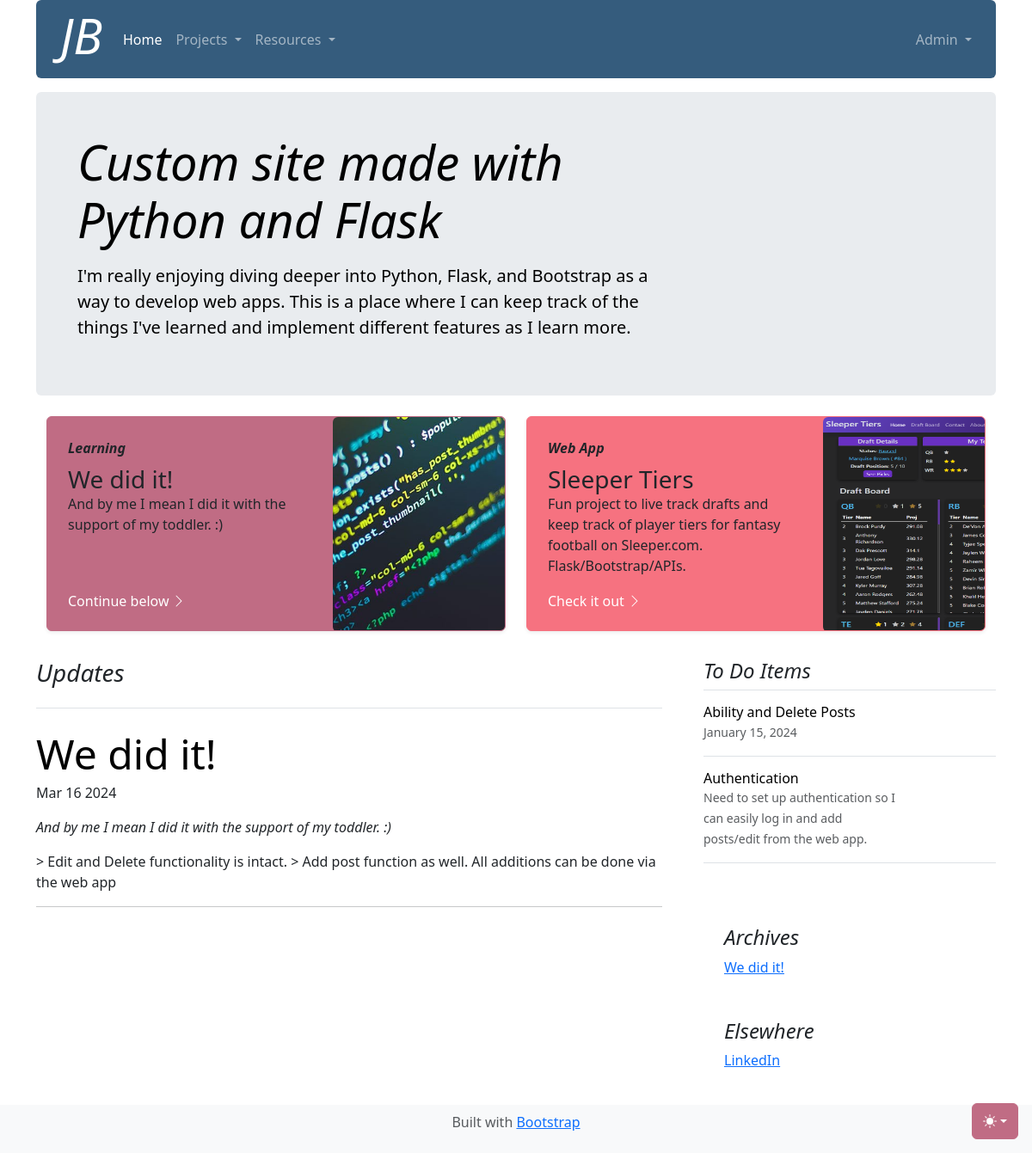
The app's page /, older data.
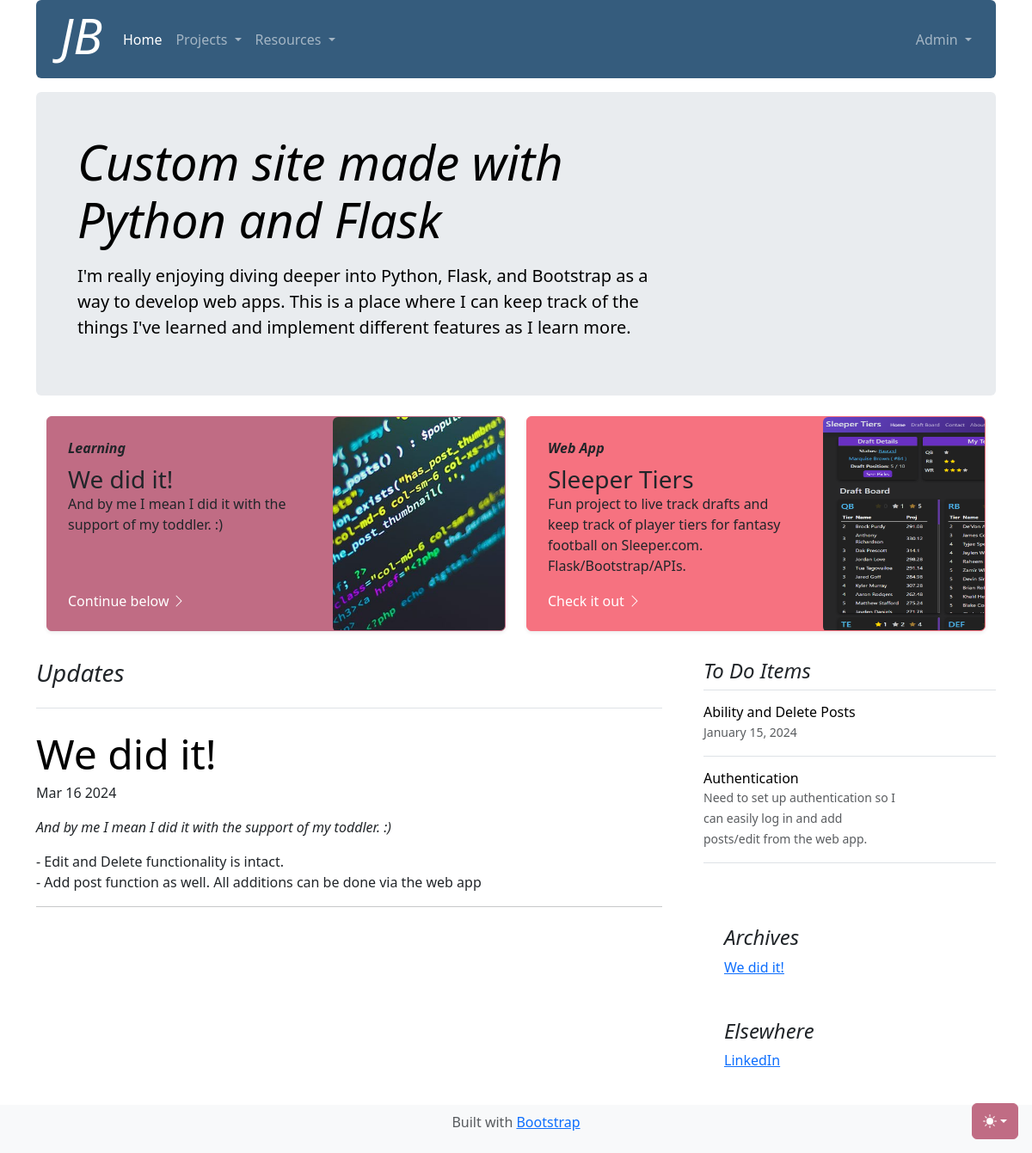
The same page, newer data.
### main.py (models this page shows)
class Post(db.Model):
    id: Mapped[int] = mapped_column(Integer, primary_key=True)
    date: Mapped[datetime.date] = mapped_column(Date)
    title: Mapped[str] = mapped_column(String(100))
    blurb: Mapped[str] = mapped_column(String(250))
    body: Mapped[str] = mapped_column(String(1000))

### main.py (the view)
@app.route('/')
def home():
    all_posts = Post.query.order_by(Post.id.desc()).all()
    return render_template("index.html", all_posts=all_posts, logged_in=current_user.is_authenticated)

### templates/index.html (shortened to what this page needs)
{% extends "base.html" %}
{% block content %}
<main class="container">
    <div class="p-4 p-md-5 mb-4 rounded text-body-emphasis bg-body-secondary">
        <div class="col-lg-8 px-0">
            <h1 class="display-4 fst-italic">Custom site made with Python and Flask</h1>
            <p class="lead my-3">I'm really enjoying diving deeper into Python, Flask, and Bootstrap as a way to develop
                web apps.
                This is a place where I can keep track of the things I've learned and implement different features as
                I learn more. </p>
        </div>
    </div>
    <div class="container">
        <div class="row mb-2">
            <div class="col-md-6">
                <div id="featured" style="height: 250px;"
                     class="row g-0 border rounded overflow-hidden flex-md-row mb-4 shadow-sm h-250 position-relative">
                    <div class="col p-4 d-flex flex-column position-static">
                        <strong class="fst-italic mb-2">Learning</strong>
                        <h3 class="mb-0">{{ all_posts[0].title }}</h3>
                        <p class="card-text mb-auto">{{ all_posts[0].blurb }}</p>
                        <a href="#latest" class="icon-link gap-1 icon-link-hover stretched-link">
                            Continue below
                            <svg class="bi">
                                <use xlink:href="#chevron-right"/>
                            </svg>
                        </a>
                    </div>
                    <div class="col-auto d-none d-lg-block">
                        <img class="rounded-2" src="{{ url_for('static', filename='images/python.jpg') }}"
                             alt="draft board"
                             style="height: 250px; width: 200px; object-fit: cover; object-position: center;"
                             loading="lazy"
                        >
                    </div>
                </div>
            </div>
            <div class="col-md-6">
                <div id="project" style="height: 250px;"
                     class="row g-0 border rounded overflow-hidden flex-md-row mb-4 shadow-sm h-250 position-relative">
                    <div class="col p-4 d-flex flex-column position-static">
                        <strong class="fst-italic mb-2">Web App</strong>
                        <h3 class="mb-0">Sleeper Tiers</h3>
                        <p class="mb-auto colored-background-text">Fun project to live track drafts and keep track of
                            player tiers for fantasy
                            football on Sleeper.com. Flask/Bootstrap/APIs. </p>
                        <a href="https://sleepertiers.azurewebsites.net/"
                           class="icon-link gap-1 icon-link-hover stretched-link">
                            Check it out
                            <svg class="bi">
                                <use xlink:href="#chevron-right"/>
                            </svg>
                        </a>
                    </div>
                    <div class="col-auto d-none d-lg-block">
                        <div class="container rounded-2" style="width: 200px;">
                            <img class="rounded-2" src="{{ url_for('static', filename='images/sleeper_example.png') }}"
                                 alt="draft board" loading="lazy" style="height: 250px; width: 400px">
                        </div>
                    </div>
                </div>
            </div>
        </div>
    </div>
    <div class="row g-5">
        <div class="col-md-8">
            <h3 class="pb-4 mb-4 fst-italic border-bottom">
                Updates
            </h3>
            {% if all_posts[0] %}
            <article id="latest" class="blog-post">
                <h2 class="display-5 link-body-emphasis mb-1"> {{ all_posts[0].title }} </h2>
                                <p class="blog-post-meta"> {{ all_posts[0].date.strftime('%b %d %Y') }}</p>
                <p class="mt-2"><em>{{ all_posts[0].blurb }} </em></p>
                <p class="blog-post-meta"> {{ all_posts[0].body | safe }} </p>
            </article>
            <hr>
            {% endif %}
        </div>
        <div class="col-md-4">
            <div class="position-sticky" style="top: 2rem;">
                <div>
                    <h4 class="fst-italic">To Do Items</h4>
                    <ul class="list-unstyled">
                        <li>
                            <a class="d-flex flex-column flex-lg-row gap-3 align-items-start align-items-lg-center py-3 link-body-emphasis text-decoration-none border-top"
                               href="#">
                                <div class="col-lg-8">
                                    <h6 class="mb-0">Ability and Delete Posts</h6>
                                    <small class="text-body-secondary">January 15, 2024</small>
                                </div>
                            </a>
                        </li>
                        <li>
                            <a class="d-flex flex-column flex-lg-row gap-3 align-items-start align-items-lg-center py-3 link-body-emphasis text-decoration-none border-top"
                               href="#">
                                <div class="col-lg-8">
                                    <h6 class="mb-0">Authentication</h6>
                                    <small class="text-body-secondary">Need to set up authentication so I can easily
                                        log in and add posts/edit from the web app.</small>
                                </div>
                            </a>
                        </li>
                        <li>
                            <a class="d-flex flex-column flex-lg-row gap-3 align-items-start align-items-lg-center py-3 link-body-emphasis text-decoration-none border-top"
                               href="#">
                            </a>
                        </li>
                    </ul>
                </div>
                <div class="p-4">
                    <h4 class="fst-italic">Archives</h4>
                    <ol class="list-unstyled mb-0">
                        {% for post in all_posts %}
                        <li><a href="{{ url_for('show_post', post_id=post.id) }}">{{ post.title }}</a></li>
                        {% endfor %}
                    </ol>
                </div>
                <div class="p-4">
                    <h4 class="fst-italic">Elsewhere</h4>
                    <ol class="list-unstyled">
                        <li><a href="https://www.linkedin.com/in/jasen-brown/">LinkedIn</a></li>
                    </ol>
                </div>
            </div>
        </div>
    </div>
</main>
{% endblock %}

### templates/base.html (shortened to what this page needs)
<!doctype html>
<html lang="en" data-bs-theme="auto">
<head>
    <link href="https://cdn.jsdelivr.net/npm/bootstrap@5.3.3/dist/css/bootstrap.min.css" rel="stylesheet"
>
    <link rel="stylesheet" href="{{ url_for('static', filename='css/styles.css')}}"/>
    <link rel="stylesheet"
          href="https://cdnjs.cloudflare.com/ajax/libs/highlight.js/10.0.3/styles/default.min.css">
</head>
<body>
<div class="dropdown position-fixed bottom-0 end-0 mb-3 me-3 bd-mode-toggle">
    <button class="btn btn-bd-primary py-2 dropdown-toggle d-flex align-items-center"
            id="bd-theme"
            type="button"
            aria-expanded="false"
            data-bs-toggle="dropdown"
            aria-label="Toggle theme (auto)">
        <svg class="bi my-1 theme-icon-active" width="1em" height="1em">
            <use href="#circle-half"></use>
        </svg>
    </button>
</div>
<div class="container">
    <nav class="navbar navbar-dark rounded-2 navbar-expand-lg">
        <div class="container-fluid">
            <h1 class="display-4 fst-italic px-3" style="color: #fff;">JB</h1>
            <div class="collapse navbar-collapse" id="navbarSupportedContent">
                <ul class="navbar-nav me-auto mb-2 mb-lg-0">
                    <li class="nav-item">
                        <a class="nav-link active" aria-current="page" href="{{ url_for('home') }}">Home</a>
                    </li>
                    <li class="nav-item dropdown">
                        <a class="nav-link dropdown-toggle" href="#" role="button" data-bs-toggle="dropdown"
                           aria-expanded="false">
                            Projects
                        </a>
                    </li>
                    <li class="nav-item dropdown">
                        <a class="nav-link dropdown-toggle" href="#" role="button" data-bs-toggle="dropdown"
                           aria-expanded="false">
                            Resources
                        </a>
                    </li>
                </ul>
                <span class="navbar-nav me-2 mb-2 mb-lg-0">
                    <li class="nav-item dropdown">
                        <a class="nav-link dropdown-toggle" href="#" role="button" data-bs-toggle="dropdown"
                           aria-expanded="false">
                            Admin
                        </a>
                    </li>
                </span>
            </div>
        </div>
    </nav>
    <div class="container p-2">
    </div>
</div>
{% block content %}
{% endblock %}
<footer class="py-2 text-center text-body-secondary bg-body-tertiary">
    <p>Built with <a href="https://getbootstrap.com/">Bootstrap</a>
</footer>
</body>
</html>

### static/css/styles.css (style rules this page uses)
:root { --dark-mode-white: #000000; }
:root { --bs-primary: #355C7D; --bs-tertiary: #6C5B7B; --bs-secondary: #C06C84; --bs-info: #F67280; }
.navbar { background-color: var(--bs-primary); border-color: #ffffff; }
#featured { background-color: var(--bs-secondary); --bs-border-color: var(--bs-secondary); }
#project { background-color: var(--bs-info); --bs-border-color: var(--bs-info); }
.bi { vertical-align: -.125em; fill: currentColor; }
.icon-link { color: #fff; text-decoration: none; text-decoration-color: #fff; }
.btn-bd-primary { --bd-violet-bg: #C06C84; --bd-violet-rgb: 192, 108, 132; --bs-btn-font-weight: 600; --bs-btn-color: var(--bs-white); --bs-btn-bg: var(--bd-violet-bg); --bs-btn-border-color: var(--bd-violet-bg); --bs-btn-hover-color: var(--bs-white); --bs-btn-hover-bg: #6528e0; --bs-btn-hover-border-color: #6528e0; --bs-btn-focus-shadow-rgb: var(--bd-violet-rgb); --bs-btn-active-color: var(--bs-btn-hover-color); --bs-btn-active-bg: #5a23c8; --bs-btn-active-border-color: #5a23c8; }
.bd-mode-toggle { z-index: 1500; }

Row changes from the older to the newer data that the page shows:
changed Post "We did it!": body "> Edit and Delete functionality is intact. > Add post function as well. All additions can be done via the web app" → "- Edit and Delete functionality is intact. - Add post function as well. All additions can be done via the web app"
